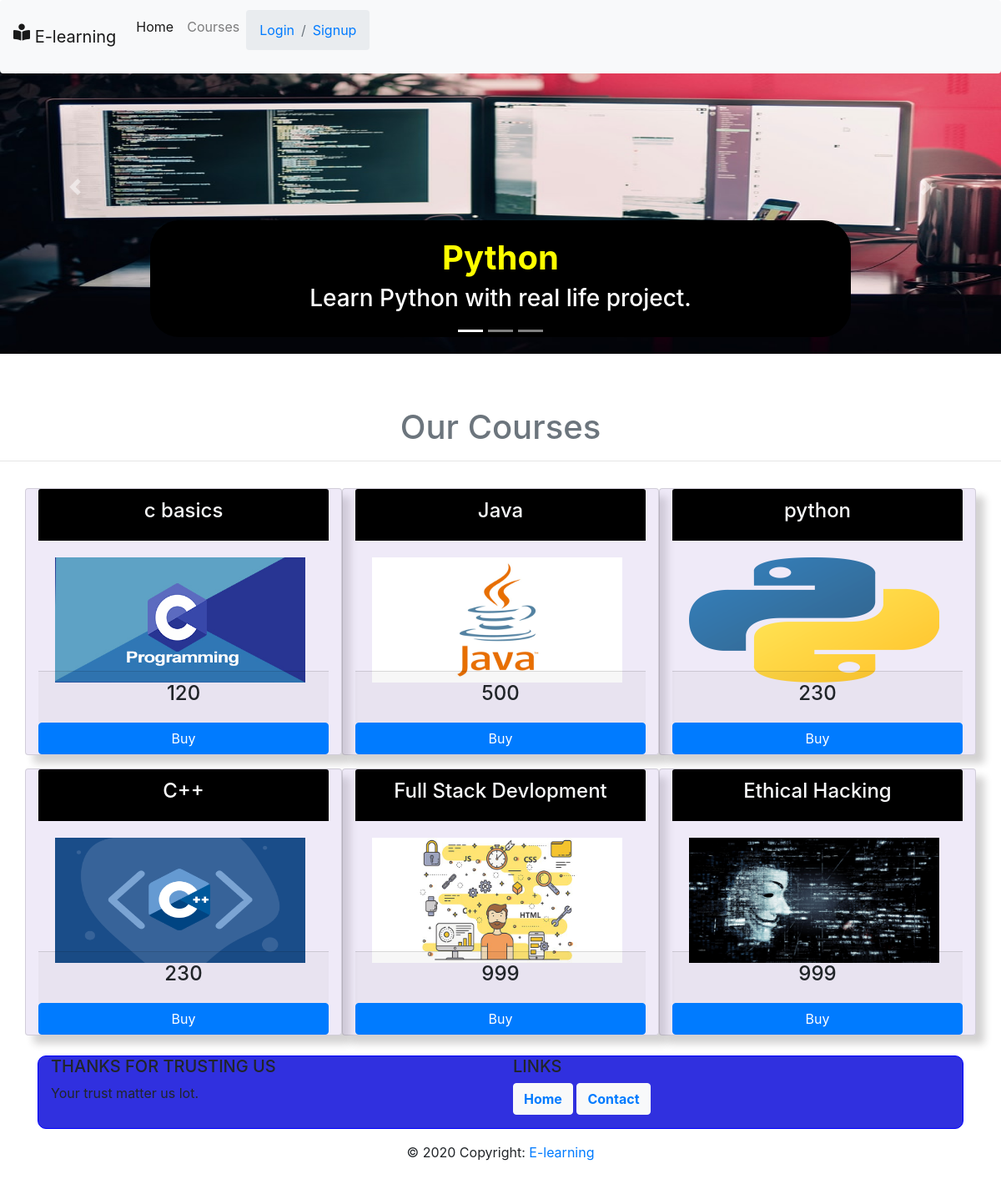
The page / on the database its author committed.
### tables this page shows
CREATE TABLE `courses` (
  `id` int(11) NOT NULL,
  `course_title` varchar(255) NOT NULL,
  `short_desc` varchar(255) NOT NULL,
  `price` varchar(255) NOT NULL,
  `long_desc` mediumtext NOT NULL,
  `img` varchar(255) NOT NULL
);

### courses.php (the view, shortened to what this page needs)
<?php include 'includes/connection.php'; ?>
<!DOCTYPE html>
<html lang="en">
<head>
</head>
<body>
<div class="container col-lg-6 col-md-12 col-12 mt-3">
  <h1 class="text-secondary text-center">Our Courses</h1>
</div>
<hr>
<div class="container" mt-5 mb-5>
  <div class="row">
    <?php
    $displayquery = "select * from courses";
    $querydisplay = mysqli_query($conn, $displayquery);
    while ($result = mysqli_fetch_array($querydisplay)) {
    ?>
      <div class="col-12 col-sm-6 col-xl-4 col-md-6 col-xl-3 mt-3 card">
        <div class="card-header">
          <h4 class="text-center text-light"><?php echo $result['course_title']; ?></h4>
        </div>
        <div class="card-body">
          <a href="coursedetail.php?cid=<?php echo $result['id']; ?>"><img class="mb-1" src=" <?php echo $result['img']; ?>" alt="image" width="300px" height="150px"></a>
        </div>
        <div class="card-footer"><h4 class="text-center"><?php echo $result['price']; ?></h4></div>
        <a href="coursedetail.php?cid=<?php echo $result['id']; ?>" class="btn btn-primary">Buy</a>
      </div>
    <?php } ?>
  </div>
</div>
<?php require_once "includes/footer.php"; ?>

### includes/head.php (shortened to what this page needs)
<!doctype html>
<html lang="en">
<head>
</head>
<body>
  <?php
  if (!isset($_SESSION['loginsts'])  || $_SESSION['loginsts'] == !true) { ?>
    <nav class="navbar navbar-expand-lg fixed-top navbar-light bg-light breadcrumb">
    <a class="navbar-brand" href="index.php">
    <i class="d-inline-block align-top fas fa-book-reader"> </i>
    E-learning
  </a>
      <div class="collapse navbar-collapse" id="navbarSupportedContent">
        <ul class="navbar-nav mr-auto">
          <li class="nav-item active">
            <a class="nav-link" href="index.php">Home <span class="sr-only">(current)</span></a>
          </li>
          <li class="nav-item">
            <a class="nav-link" href="courses.php">Courses</a>
          </li>
          <li class="nav-item">
          <ol class="breadcrumb">
                <li class="breadcrumb-item"><a href="login.php">Login</a></li>
                <li class="breadcrumb-item"><a href="signup.php">Signup</a></li>
              </ol>
          </li>
        </ul>
      </div>
    </nav>
   <?php  }  ?>

### index.php (shortened to what this page needs)
<?php
require_once 'includes/connection.php';
require_once "includes/head.php";
 ?>
<br>
<div id="carouselExampleCaptions" class="carousel slide" data-ride="carousel " mt-20>
  <ol class="carousel-indicators">
    <li data-target="#carouselExampleCaptions" data-slide-to="0" class="active"></li>
    <li data-target="#carouselExampleCaptions" data-slide-to="1"></li>
    <li data-target="#carouselExampleCaptions" data-slide-to="2"></li>
  </ol>
  <div class="carousel-inner ">
    <div class="carousel-item active">
   <a href="courses.php">   <img class="corouselimg" src="http://localhost/e-learning/assests/photos/corousel1.jfif" class="d-block w-100" alt="coursel Image"></a>
      <div class="carousel-caption caption-bg d-none d-md-block">
        <h1 class="corouselheading"><bold>Python</bold></h1>
        <h3 class="corouseldescription"><bold>Learn Python with real life project.</bold>  </h3>
      </div>
    </div>
  </div>
  <a class="carousel-control-prev" href="#carouselExampleCaptions" role="button" data-slide="prev">
    <span class="carousel-control-prev-icon" aria-hidden="true"></span>
  </a>
  <a class="carousel-control-next" href="#carouselExampleCaptions" role="button" data-slide="next">
    <span class="carousel-control-next-icon" aria-hidden="true"></span>
  </a>
</div>
<br>
<br>
<?php include 'courses.php'; ?>
<br>

### includes/footer.php (shortened to what this page needs)
    <div class="container">
<footer class="page-footer font-small blue pt-4">
<div class="container-fluid text-center text-md-left clr">
  <div class="row">
    <div class="col-md-6 mt-md-0 mt-3">
      <h5 class="text-uppercase">Thanks for trusting us</h5>
      <p>Your trust matter us lot.</p>
    </div>
    <div class="col-md-3 mb-md-0 mb-3">
      <h5 class="text-uppercase">Links</h5>
      <ul class="list-unstyled">
        <li class="btn btn-light">
          <a href="index.php"><b>Home</b> </a>
        </li>
        <li class="btn btn-light">
          <a  href="contact.php"><b> Contact </b></a>
        </li>
      </ul>
    </div>
  </div>
</div>
<div class="footer-copyright text-center py-3">© 2020 Copyright:
  <a href="index.php"> E-learning</a>
</div>
</footer>
    </div>
  </body>
</html>

### rows shown on the page
courses: course_title "c basics", img (picture), price "120"
courses: course_title "Java", img (picture), price "500"
courses: course_title "python", img (picture), price "230"
courses: course_title "C++", img (picture), price "230"
courses: course_title "Full Stack Devlopment", img (picture), price "999"
courses: course_title "Ethical Hacking", img (picture), price "999"
